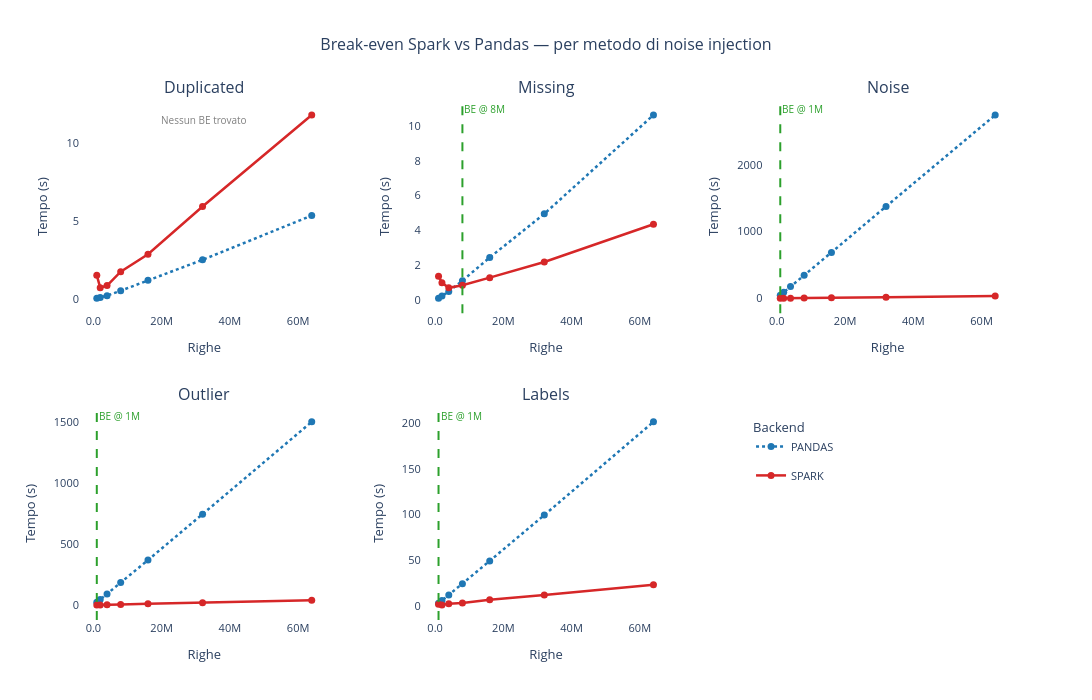

Source (notebook cell):
### Code cell
# ── Breakeven analysis: carica breakeven_runs.csv ─────────────────────────────
import pandas as pd
import plotly.graph_objects as go
from plotly.subplots import make_subplots
import json

be_df = pd.read_csv('breakeven_runs.csv')

# Filtra righe valide (elapsed >= 0; -2 = skipped per OOM, -1 = errore)
be_df = be_df[be_df['stopwatch_sec'] >= 0].copy()

metodi    = ['duplicated', 'missing', 'noise', 'outlier', 'labels']
COLOR_PD  = '#1f77b4'   # blu  → Pandas
COLOR_SP  = '#d62728'   # rosso → Spark
COLOR_BE  = '#2ca02c'   # verde → linea break-even

# Recupera il num_righe di break-even per ogni metodo (None se non trovato)
be_rows = {}
for m in metodi:
    hit = be_df[(be_df['metodo'] == m) & (be_df['breakeven_reached'] == True)]
    be_rows[m] = int(hit['num_righe'].iloc[0]) if len(hit) > 0 else None

# ── Figura: 5 subplot in griglia 2×3 (ultima cella vuota) ─────────────────────
fig = make_subplots(
    rows=2, cols=3,
    subplot_titles=[m.capitalize() for m in metodi],
    vertical_spacing=0.18,
    horizontal_spacing=0.10,
)

# Mappa metodo → posizione griglia
positions = {m: (r, c) for m, (r, c) in zip(
    metodi,
    [(1,1),(1,2),(1,3),(2,1),(2,2)]
)}

for metodo in metodi:
    row, col = positions[metodo]
    data_m   = be_df[be_df['metodo'] == metodo].sort_values('num_righe')

    for backend, color, dash in [
        ('PANDAS', COLOR_PD, 'dot'),
        ('SPARK',  COLOR_SP, 'solid'),
    ]:
        d = data_m[data_m['backend'] == backend]
        fig.add_trace(
            go.Scatter(
                x=d['num_righe'],
                y=d['stopwatch_sec'],
                mode='lines+markers',
                name=backend,
                legendgroup=backend,
                showlegend=(metodo == 'duplicated'),   # una sola entry per backend
                line=dict(color=color, width=2.5, dash=dash),
                marker=dict(size=7),
                hovertemplate=(
                    f'<b>{metodo} – {backend}</b><br>'
                    'Righe: %{x:,}<br>'
                    'Tempo: %{y:.2f}s<extra></extra>'
                ),
            ),
            row=row, col=col,
        )

    # ── Linea verticale break-even ─────────────────────────────────────────────
    be_x = be_rows[metodo]
    if be_x is not None:
        fig.add_vline(
            x=be_x,
            line=dict(color=COLOR_BE, width=2, dash='dash'),
            row=row, col=col,
            annotation_text=f'BE @ {be_x/1e6:.0f}M',
            annotation_position='top right',
            annotation_font=dict(color=COLOR_BE, size=10),
        )
    else:
        # Nessun break-even trovato nel range testato
        fig.add_annotation(
            text='Nessun BE trovato',
            xref='x domain', yref='y domain',
            x=0.5, y=0.95,
            showarrow=False,
            font=dict(color='gray', size=10),
            row=row, col=col,
        )

    # Asse X in formato leggibile (milioni)
    fig.update_xaxes(
        title_text='Righe',
        tickformat='.2s',
        row=row, col=col,
    )
    fig.update_yaxes(
        title_text='Tempo (s)',
        row=row, col=col,
    )

fig.update_layout(
    title=dict(
        text='Break-even Spark vs Pandas — per metodo di noise injection',
        font=dict(size=16),
        x=0.5,
    ),
    height=700,
    width=1300,
    font=dict(size=11),
    hovermode='x unified',
    legend=dict(
        title='Backend',
        orientation='v',
        x=0.72, y=0.25,
    ),
    plot_bgcolor='white',
    paper_bgcolor='white',
)

fig.show()

### Figure 1 — Plotly figure (JSON) as saved in the notebook; plotly's stock layout.template omitted (floating-point values rounded to 4 significant figures)
{"data": [{"hovertemplate": "<b>duplicated – PANDAS</b><br>Righe: %{x:,}<br>Tempo: %{y:.2f}s<extra></extra>", "legendgroup": "PANDAS", "line": {"color": "#1f77b4", "dash": "dot", "width": 2.5}, "marker": {"size": 7}, "mode": "lines+markers", "name": "PANDAS", "showlegend": true, "type": "scatter", "x": [1000000, 2000000, 4000000, 8000000, 16000000, 32000000, 64000000], "xaxis": "x", "y": [0.05124, 0.09912, 0.2126, 0.5272, 1.203, 2.514, 5.362], "yaxis": "y"}, {"hovertemplate": "<b>duplicated – SPARK</b><br>Righe: %{x:,}<br>Tempo: %{y:.2f}s<extra></extra>", "legendgroup": "SPARK", "line": {"color": "#d62728", "dash": "solid", "width": 2.5}, "marker": {"size": 7}, "mode": "lines+markers", "name": "SPARK", "showlegend": true, "type": "scatter", "x": [1000000, 2000000, 4000000, 8000000, 16000000, 32000000, 64000000], "xaxis": "x", "y": [1.518, 0.7245, 0.8626, 1.754, 2.877, 5.941, 11.82], "yaxis": "y"}, {"hovertemplate": "<b>missing – PANDAS</b><br>Righe: %{x:,}<br>Tempo: %{y:.2f}s<extra></extra>", "legendgroup": "PANDAS", "line": {"color": "#1f77b4", "dash": "dot", "width": 2.5}, "marker": {"size": 7}, "mode": "lines+markers", "name": "PANDAS", "showlegend": false, "type": "scatter", "x": [1000000, 2000000, 4000000, 8000000, 16000000, 32000000, 64000000], "xaxis": "x2", "y": [0.09254, 0.2132, 0.4799, 1.099, 2.436, 4.949, 10.64], "yaxis": "y2"}, {"hovertemplate": "<b>missing – SPARK</b><br>Righe: %{x:,}<br>Tempo: %{y:.2f}s<extra></extra>", "legendgroup": "SPARK", "line": {"color": "#d62728", "dash": "solid", "width": 2.5}, "marker": {"size": 7}, "mode": "lines+markers", "name": "SPARK", "showlegend": false, "type": "scatter", "x": [1000000, 2000000, 4000000, 8000000, 16000000, 32000000, 64000000], "xaxis": "x2", "y": [1.348, 0.9833, 0.6887, 0.835, 1.275, 2.175, 4.349], "yaxis": "y2"}, {"hovertemplate": "<b>noise – PANDAS</b><br>Righe: %{x:,}<br>Tempo: %{y:.2f}s<extra></extra>", "legendgroup": "PANDAS", "line": {"color": "#1f77b4", "dash": "dot", "width": 2.5}, "marker": {"size": 7}, "mode": "lines+markers", "name": "PANDAS", "showlegend": false, "type": "scatter", "x": [1000000, 2000000, 4000000, 8000000, 16000000, 32000000, 64000000], "xaxis": "x3", "y": [45.27, 89.11, 176.9, 344.2, 688.0, 1377.0, 2747.0], "yaxis": "y3"}, {"hovertemplate": "<b>noise – SPARK</b><br>Righe: %{x:,}<br>Tempo: %{y:.2f}s<extra></extra>", "legendgroup": "SPARK", "line": {"color": "#d62728", "dash": "solid", "width": 2.5}, "marker": {"size": 7}, "mode": "lines+markers", "name": "SPARK", "showlegend": false, "type": "scatter", "x": [1000000, 2000000, 4000000, 8000000, 16000000, 32000000, 64000000], "xaxis": "x3", "y": [2.25, 1.905, 2.404, 4.387, 8.526, 16.3, 34.08], "yaxis": "y3"}, {"hovertemplate": "<b>outlier – PANDAS</b><br>Righe: %{x:,}<br>Tempo: %{y:.2f}s<extra></extra>", "legendgroup": "PANDAS", "line": {"color": "#1f77b4", "dash": "dot", "width": 2.5}, "marker": {"size": 7}, "mode": "lines+markers", "name": "PANDAS", "showlegend": false, "type": "scatter", "x": [1000000, 2000000, 4000000, 8000000, 16000000, 32000000, 64000000], "xaxis": "x4", "y": [23.41, 46.08, 92.29, 185.5, 368.9, 744.1, 1498.0], "yaxis": "y4"}, {"hovertemplate": "<b>outlier – SPARK</b><br>Righe: %{x:,}<br>Tempo: %{y:.2f}s<extra></extra>", "legendgroup": "SPARK", "line": {"color": "#d62728", "dash": "solid", "width": 2.5}, "marker": {"size": 7}, "mode": "lines+markers", "name": "SPARK", "showlegend": false, "type": "scatter", "x": [1000000, 2000000, 4000000, 8000000, 16000000, 32000000, 64000000], "xaxis": "x4", "y": [1.848, 1.926, 2.994, 5.832, 10.86, 19.53, 40.71], "yaxis": "y4"}, {"hovertemplate": "<b>labels – PANDAS</b><br>Righe: %{x:,}<br>Tempo: %{y:.2f}s<extra></extra>", "legendgroup": "PANDAS", "line": {"color": "#1f77b4", "dash": "dot", "width": 2.5}, "marker": {"size": 7}, "mode": "lines+markers", "name": "PANDAS", "showlegend": false, "type": "scatter", "x": [1000000, 2000000, 4000000, 8000000, 16000000, 32000000, 64000000], "xaxis": "x5", "y": [3.04, 6.053, 12.2, 24.57, 49.4, 99.45, 201.3], "yaxis": "y5"}, {"hovertemplate": "<b>labels – SPARK</b><br>Righe: %{x:,}<br>Tempo: %{y:.2f}s<extra></extra>", "legendgroup": "SPARK", "line": {"color": "#d62728", "dash": "solid", "width": 2.5}, "marker": {"size": 7}, "mode": "lines+markers", "name": "SPARK", "showlegend": false, "type": "scatter", "x": [1000000, 2000000, 4000000, 8000000, 16000000, 32000000, 64000000], "xaxis": "x5", "y": [1.938, 1.264, 2.646, 3.288, 6.932, 12.11, 23.41], "yaxis": "y5"}], "layout": {"annotations": [{"font": {"size": 16}, "showarrow": false, "text": "Duplicated", "x": 0.1333, "xanchor": "center", "xref": "paper", "y": 1, "yanchor": "bottom", "yref": "paper"}, {"font": {"size": 16}, "showarrow": false, "text": "Missing", "x": 0.5, "xanchor": "center", "xref": "paper", "y": 1, "yanchor": "bottom", "yref": "paper"}, {"font": {"size": 16}, "showarrow": false, "text": "Noise", "x": 0.8667, "xanchor": "center", "xref": "paper", "y": 1, "yanchor": "bottom", "yref": "paper"}, {"font": {"size": 16}, "showarrow": false, "text": "Outlier", "x": 0.1333, "xanchor": "center", "xref": "paper", "y": 0.41, "yanchor": "bottom", "yref": "paper"}, {"font": {"size": 16}, "showarrow": false, "text": "Labels", "x": 0.5, "xanchor": "center", "xref": "paper", "y": 0.41, "yanchor": "bottom", "yref": "paper"}, {"font": {"color": "gray", "size": 10}, "showarrow": false, "text": "Nessun BE trovato", "x": 0.5, "xref": "x domain", "y": 0.95, "yref": "y domain"}, {"font": {"color": "#2ca02c", "size": 10}, "showarrow": false, "text": "BE @ 8M", "x": 8000000, "xanchor": "left", "xref": "x2", "y": 1, "yanchor": "top", "yref": "y2 domain"}, {"font": {"color": "#2ca02c", "size": 10}, "showarrow": false, "text": "BE @ 1M", "x": 1000000, "xanchor": "left", "xref": "x3", "y": 1, "yanchor": "top", "yref": "y3 domain"}, {"font": {"color": "#2ca02c", "size": 10}, "showarrow": false, "text": "BE @ 1M", "x": 1000000, "xanchor": "left", "xref": "x4", "y": 1, "yanchor": "top", "yref": "y4 domain"}, {"font": {"color": "#2ca02c", "size": 10}, "showarrow": false, "text": "BE @ 1M", "x": 1000000, "xanchor": "left", "xref": "x5", "y": 1, "yanchor": "top", "yref": "y5 domain"}], "font": {"size": 11}, "height": 700, "hovermode": "x unified", "legend": {"orientation": "v", "title": {"text": "Backend"}, "x": 0.72, "y": 0.25}, "paper_bgcolor": "white", "plot_bgcolor": "white", "shapes": [{"line": {"color": "#2ca02c", "dash": "dash", "width": 2}, "type": "line", "x0": 8000000, "x1": 8000000, "xref": "x2", "y0": 0, "y1": 1, "yref": "y2 domain"}, {"line": {"color": "#2ca02c", "dash": "dash", "width": 2}, "type": "line", "x0": 1000000, "x1": 1000000, "xref": "x3", "y0": 0, "y1": 1, "yref": "y3 domain"}, {"line": {"color": "#2ca02c", "dash": "dash", "width": 2}, "type": "line", "x0": 1000000, "x1": 1000000, "xref": "x4", "y0": 0, "y1": 1, "yref": "y4 domain"}, {"line": {"color": "#2ca02c", "dash": "dash", "width": 2}, "type": "line", "x0": 1000000, "x1": 1000000, "xref": "x5", "y0": 0, "y1": 1, "yref": "y5 domain"}], "title": {"font": {"size": 16}, "text": "Break-even Spark vs Pandas — per metodo di noise injection", "x": 0.5}, "width": 1300, "xaxis": {"anchor": "y", "domain": [0, 0.2667], "tickformat": ".2s", "title": {"text": "Righe"}}, "xaxis2": {"anchor": "y2", "domain": [0.3667, 0.6333], "tickformat": ".2s", "title": {"text": "Righe"}}, "xaxis3": {"anchor": "y3", "domain": [0.7333, 1], "tickformat": ".2s", "title": {"text": "Righe"}}, "xaxis4": {"anchor": "y4", "domain": [0, 0.2667], "tickformat": ".2s", "title": {"text": "Righe"}}, "xaxis5": {"anchor": "y5", "domain": [0.3667, 0.6333], "tickformat": ".2s", "title": {"text": "Righe"}}, "xaxis6": {"anchor": "y6", "domain": [0.7333, 1]}, "yaxis": {"anchor": "x", "domain": [0.59, 1], "title": {"text": "Tempo (s)"}}, "yaxis2": {"anchor": "x2", "domain": [0.59, 1], "title": {"text": "Tempo (s)"}}, "yaxis3": {"anchor": "x3", "domain": [0.59, 1], "title": {"text": "Tempo (s)"}}, "yaxis4": {"anchor": "x4", "domain": [0, 0.41], "title": {"text": "Tempo (s)"}}, "yaxis5": {"anchor": "x5", "domain": [0, 0.41], "title": {"text": "Tempo (s)"}}, "yaxis6": {"anchor": "x6", "domain": [0, 0.41]}}}
